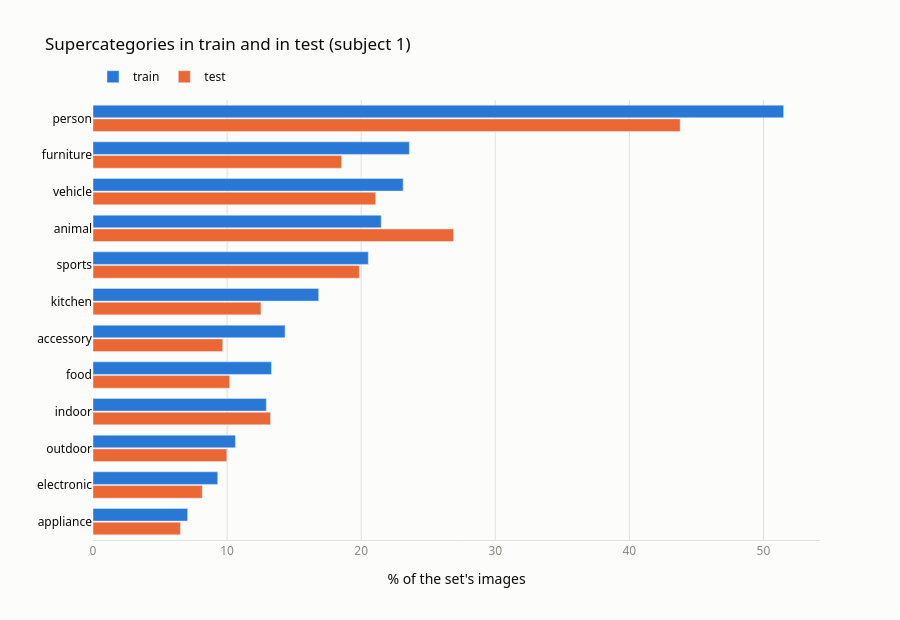

Notebook cell for this chart:
### Markdown cell above
## 6. Train versus test: do they have the same content?

The decoder is trained on the training images and evaluated on the test images. We compare the two sets in three steps: supercategories, all 80 categories, and the number of objects per image.

### Code cell
# [2.6.2] Chart: supercategories in train and test
# Supercategories in train and in test
n_train = (per_image["set"] == "train").sum()
n_test = (per_image["set"] == "test").sum()

def pct_images(column):
    # Percent of images of each set that contain each value of the column
    pairs = image_category[["nsdId", "set", column]].drop_duplicates()
    counts = pairs.groupby([column, "set"]).size().unstack("set", fill_value=0)
    return pd.DataFrame({
        "train %": counts["train"] / n_train * 100,
        "test %": counts["test"] / n_test * 100,
    })

super_compare = pct_images("supercategory").sort_values("train %", ascending=False)
super_compare["difference (test - train)"] = super_compare["test %"] - super_compare["train %"]
super_compare.round(1)

plot_data = super_compare.iloc[::-1]

fig = go.Figure()
for column, label, color in [("test %", "test", ORANGE), ("train %", "train", BLUE)]:
    fig.add_bar(
        x=plot_data[column],
        y=plot_data.index,
        orientation="h",
        name=label,
        marker=dict(color=color),
        hovertemplate="%{y}, " + label + ": %{x:.1f}% of images<extra></extra>",
    )

style(fig,
      title="Supercategories in train and in test (subject 1)",
      xaxis_title="% of the set's images",
      yaxis_title="")
fig.update_layout(barmode="group", height=620, bargap=0.25, bargroupgap=0.08, margin=dict(t=100),
                  legend=dict(orientation="h", yanchor="bottom", y=1.02, x=0, traceorder="reversed"))
fig.update_xaxes(showgrid=True, gridcolor=GRID)
fig.update_yaxes(showgrid=False, tickfont_color=INK)
fig.show()

### Figure 1 — Plotly figure (JSON) as saved in the notebook; plotly's stock layout.template omitted (floating-point values rounded to 4 significant figures)
{"data": [{"hovertemplate": "%{y}, test: %{x:.1f}% of images<extra></extra>", "marker": {"color": "#eb6834"}, "name": "test", "orientation": "h", "type": "bar", "x": [6.517, 8.147, 9.98, 13.24, 10.18, 9.674, 12.53, 19.86, 26.88, 21.08, 18.53, 43.79], "y": ["appliance", "electronic", "outdoor", "indoor", "food", "accessory", "kitchen", "sports", "animal", "vehicle", "furniture", "person"]}, {"hovertemplate": "%{y}, train: %{x:.1f}% of images<extra></extra>", "marker": {"color": "#2a78d6"}, "name": "train", "orientation": "h", "type": "bar", "x": [7.055, 9.301, 10.62, 12.92, 13.31, 14.32, 16.83, 20.53, 21.49, 23.13, 23.59, 51.51], "y": ["appliance", "electronic", "outdoor", "indoor", "food", "accessory", "kitchen", "sports", "animal", "vehicle", "furniture", "person"]}], "layout": {"bargap": 0.25, "bargroupgap": 0.08, "barmode": "group", "font": {"color": "#0b0b0b", "family": "system-ui, 'Segoe UI', sans-serif"}, "height": 620, "legend": {"orientation": "h", "traceorder": "reversed", "x": 0, "y": 1.02, "yanchor": "bottom"}, "margin": {"t": 100}, "paper_bgcolor": "#fcfcfb", "plot_bgcolor": "#fcfcfb", "title": {"text": "Supercategories in train and in test (subject 1)"}, "xaxis": {"gridcolor": "#e1e0d9", "linecolor": "#e1e0d9", "showgrid": true, "tickfont": {"color": "#898781"}, "title": {"text": "% of the set's images"}}, "yaxis": {"gridcolor": "#e1e0d9", "showgrid": false, "tickfont": {"color": "#0b0b0b"}, "title": {"text": ""}, "zeroline": false}}}
